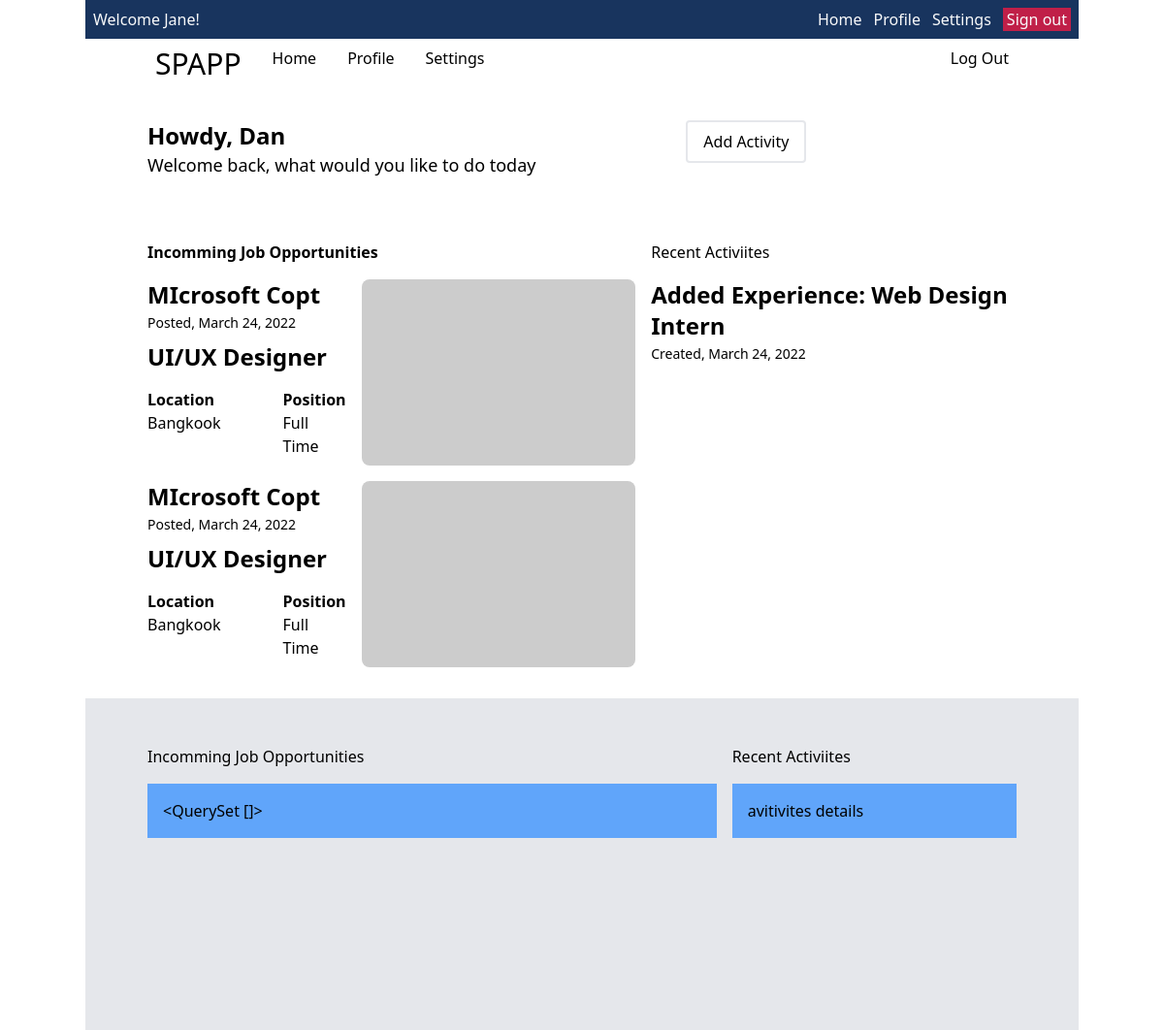
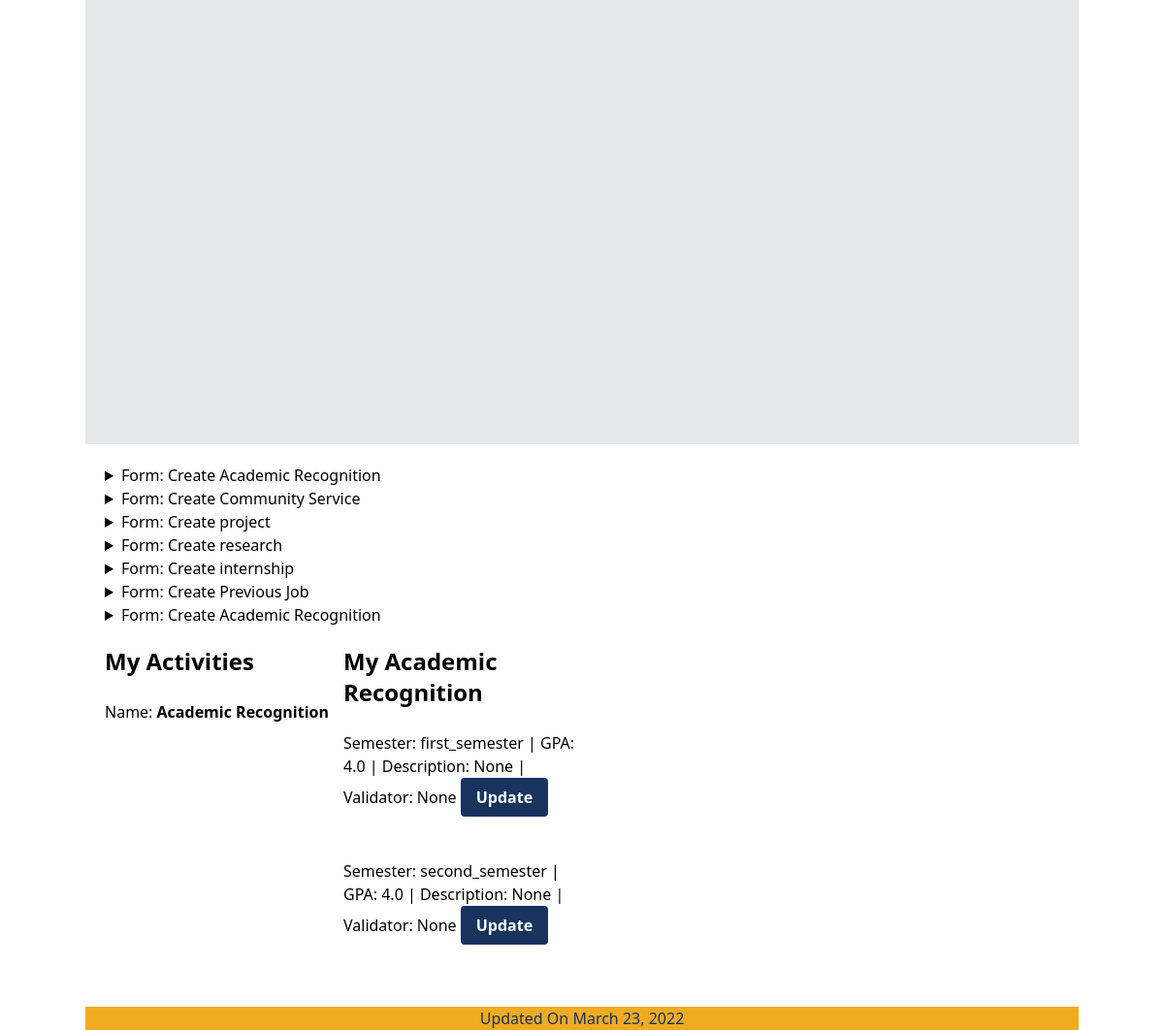
Before: / (signed in) with the older database file (2 pictures, top to bottom).
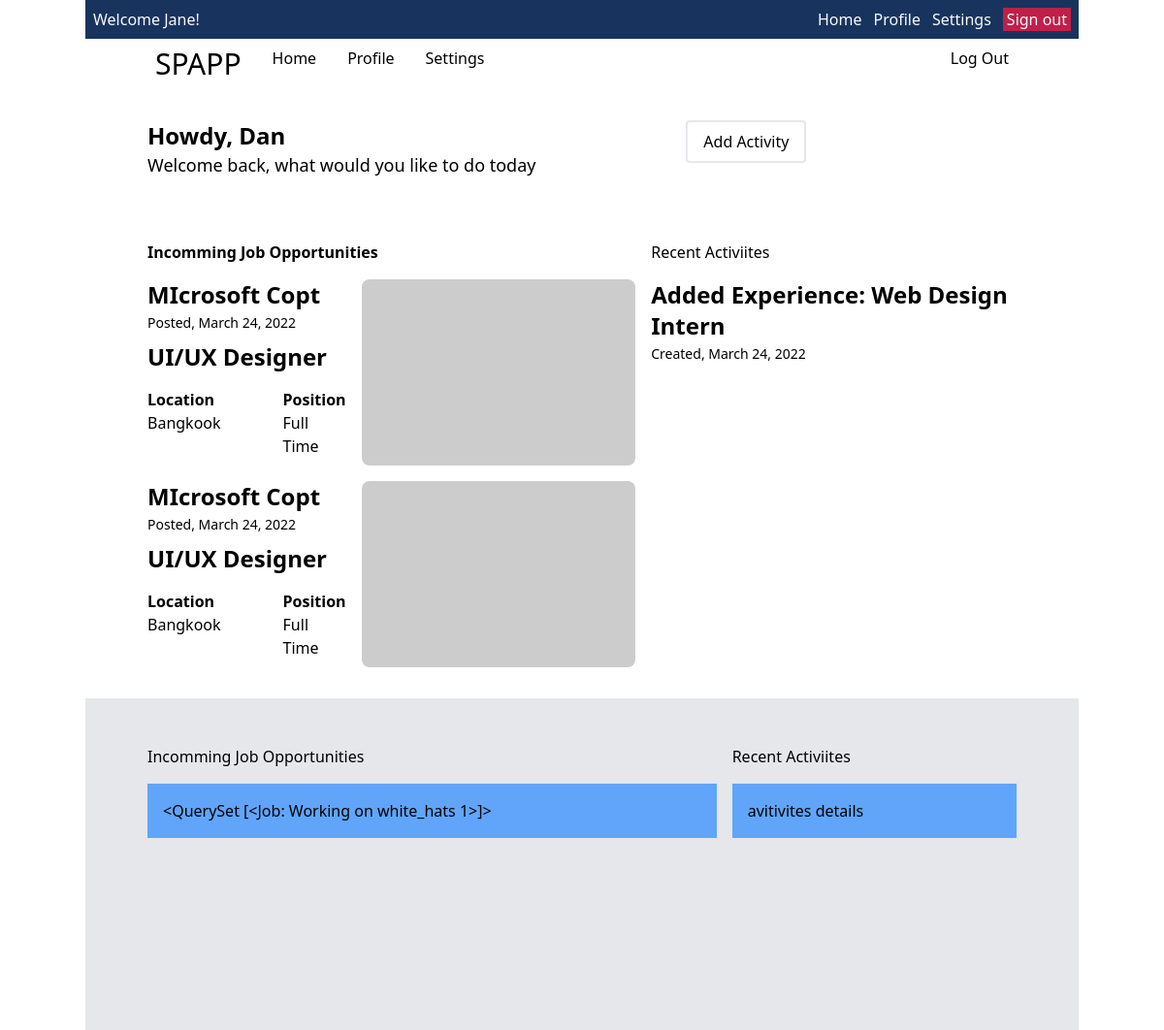
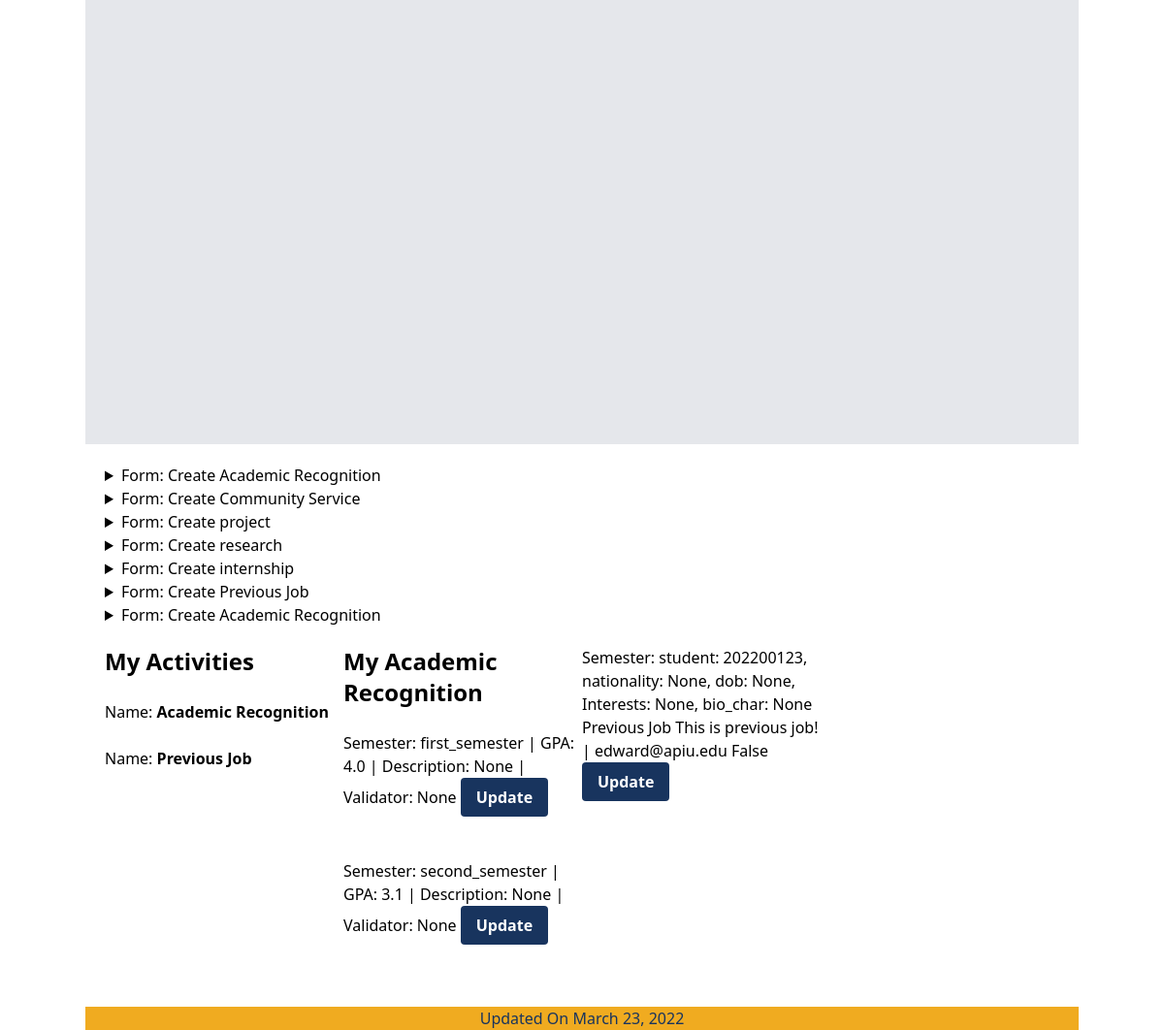
After: the same page with the newer database file (2 pictures, top to bottom).
### spapp/models.py (models this page shows, shortened)
class Activity(models.Model):
    student = models.ForeignKey(Student, on_delete=models.CASCADE)
    activity_name = models.CharField(max_length=30, null=True)
    description = models.TextField(null=True)
    from_date = models.DateField(null=True)
    to_date = models.DateField(null=True)
    validator = models.ForeignKey(
        Validator, null=True, on_delete=models.SET_NULL)
    verification_status = models.BooleanField(default=False)
    rewarded_points = models.IntegerField(default=0)
    def __str__(self):
        return f"{self.student} {self.activity_name} {self.description} | {self.validator} {self.verification_status}"

class AcademicRecognition(models.Model):
    SEMESTER = [('first_semester', 'First Semester'),
                ('second_semester', 'Second Semester')]
    activity = models.OneToOneField(
        Activity, on_delete=models.CASCADE, related_name="academic_recognition")
    semester = models.CharField(max_length=30, choices=SEMESTER)
    gpa = models.FloatField(max_length=3)
    year = models.IntegerField(default=2015)

class Job(models.Model):
    created_by = models.ForeignKey(User, on_delete=models.SET_NULL, null=True)
    title = models.CharField(max_length=50)
    description = models.TextField(null=True)
    location = models.CharField(max_length=50, null=True)
    email = models.EmailField(null=True)
    phone_number = models.CharField(max_length=20, null=True)
    website = models.CharField(max_length=50, null=True)
    def __str__(self):
        return f"{self.title}"

class PreviousJob(models.Model):
    activity = models.OneToOneField(
        Activity, on_delete=models.CASCADE, related_name="previous_job")

class Student(models.Model):
    user = models.OneToOneField(User, on_delete=models.CASCADE)
    id_number = models.CharField(max_length=10)
    date_of_birth = models.DateField(null=True)
    nationality = models.CharField(max_length=30, null=True)
    major = models.ForeignKey(Major, on_delete=models.CASCADE, null=True)
    bio_char = models.CharField(max_length=100, null=True)
    interests = models.CharField(max_length=100, null=True)
    phone_number = models.CharField(max_length=12, null=True)
    image = models.ImageField(upload_to='theme/static/user_image', null=True)
    website = models.CharField(max_length=12, null=True)
    def __str__(self):
        return f"student: {self.user}, nationality: {self.nationality}, dob: {self.date_of_birth}, Interests: {self.interests}, bio_char: {self.bio_char}"

class Validator(models.Model):
    name = models.CharField(max_length=50)
    phone_number = models.CharField(max_length=50)
    email = models.CharField(max_length=50)
    verified = models.BooleanField(default=False)
    created_by = models.ForeignKey(User, null=True, on_delete=models.SET_NULL)
    def __str__(self):
        return f"{self.email}"

### spapp/views.py (the view)
# urls.py: path('', views.DashboardPage.as_view(), name='dashboard'),
class DashboardPage(LoginRequiredMixin, generic.TemplateView):
    login_url = 'spapp:login'
    template_name = "pages/student/dashboard.html"
    def get_context_data(self, **kwargs):
        context = super().get_context_data(**kwargs)
        try:
            student = Student.objects.get(user=self.request.user)
            context = {
                'jobs': Job.objects.all(),
                'activities': Activity.objects.filter(student=student),
                'ars': AcademicRecognition.objects.filter(activity__student=student),
                'pjs': PreviousJob.objects.filter(activity__student=student),
                'activity_form': ActivityForm,
                'ar_form': ARForm,
                'cs_form': CSForm,
                'project_form': ProjectForm,
                'research_form': ResearchForm,
                'internship_form': InternshipForm,
                'pj_form': PJForm,
                'v_form': ValidatorForm
            }
        except:
            print('Not a student!')
        return context

### theme/templates/pages/student/dashboard.html (shortened to what this page needs)
{% extends "components/student/layout.html" %}
{% block content %}
<div class="px-16 md:px-32 xl:px-48 bg-blue-600 py-6 flex justify-between w-full text-green-100">
    <div class="flex gap-4">
      <h1 class="p-2">SPAPP</h1>
      <p class="bg-blue-500 rounded-lg p-2">Home</p>
      <p class=" p-2">Profile</p>
      <p class=" p-2">Settings</p>
    </div>
    <div class="p-2">
      Log Out
    </div>
  </div>
  <section class="py-8 px-16 md:px-32 xl:px-48  flex justify-between  gap-4 flex-col lg:flex-row ">
    <div>
      <p class="text-xl md:text-2xl xl:text-3xl font-bold">Howdy, Dan</p>
      <span class="text-lg">Welcome back, what would you like to do today</span>
    </div>
    <div>
      <button class="border-2 border-blue-700 hover:bg-blue-700 text-black  py-2 px-4 rounded">
    Add Activity
  </button>
   <button class="bg-blue-500 hover:bg-blue-700 text-white font-bold py-2 px-4 rounded">
  </button>
    </div>
  </section>
  <section class="py-8 px-16 md:px-32 xl:px-48 bg-gray-100 flex justify-between  gap-4 flex-col lg:flex-row ">
    <div class="md:w-2/3">
      <span class="font-bold">Incomming Job Opportunities</span>
      <div class="flex flex-col gap-4 mt-4 ">
          <div class="bg-white p-6 w-full flex justify-between flex-col-reverse gap-4 lg:flex-row lg:gap-0">
            <div>
                 <h3 class="font-semibold">MIcrosoft Copt</h3>
            <span class="text-sm">Posted, March 24, 2022</span>
            <p class="mt-2 text-2xl font-bold">UI/UX Designer</p>
            <div class="flex gap-16 mt-4">
              <div>
                <p class="font-semibold">Location</p>
                <span>Bangkook</span>
              </div>
               <div>
                <p class="font-semibold">Position</p>
                <span>Full Time</span>
              </div>
            </div>
            </div>
            <div class="lg:w-1/3 ">
              <img class="object-cover h-48 w-96 rounded-lg" src="https://picsum.photos/1575/800" alt="" >
            </div>
          </div>
            <div class="bg-white p-6 w-full flex justify-between flex-col-reverse gap-4 lg:flex-row lg:gap-0">
            <div>
                 <h3 class="font-semibold">MIcrosoft Copt</h3>
            <span class="text-sm">Posted, March 24, 2022</span>
            <p class="mt-2 text-2xl font-bold">UI/UX Designer</p>
            <div class="flex gap-16 mt-4">
              <div>
                <p class="font-semibold">Location</p>
                <span>Bangkook</span>
              </div>
               <div>
                <p class="font-semibold">Position</p>
                <span>Full Time</span>
              </div>
            </div>
            </div>
            <div class="lg:w-1/3 ">
              <img class="object-cover h-48 w-96 rounded-lg" src="https://picsum.photos/1575/800" alt="" >
            </div>
          </div>
      </div>
    </div>
    <div class="md:w-1/3">
      <span>Recent Activiites</span>
        <div class="flex flex-col gap-4 mt-4 ">
          <div class="bg-white p-6 w-full">
            <h3 class="font-semibold">Added Experience: Web Design Intern</h3>
            <span class="text-sm">Created, March 24, 2022</span>
          </div>
    </div>
  </section>
<div class="bg-gray-200 px-16 pt-12 h-screen w-full flex gap-4">
    <div class="w-2/3">
      Incomming Job Opportunities
      <div class="bg-blue-400 mt-4 p-4">
       {{ jobs }}
      </div>
    </div>
    <div class="w-1/3">
      Recent Activiites
      <div class="bg-blue-400 mt-4 p-4">
        avitivites details
      </div>
    </div>
  </div>
<div class="grid grid-cols-1 md:grid-cols-3 m-5">
    <div>
  {% include 'components/student/create_form.html' with title="Create Academic Recognition" form=ar_form  url="create-ar" %}
  {% include 'components/student/create_form.html' with title="Create Community Service" form=cs_form activity=activity_form url="create-cs" %}
  {% include 'components/student/create_form.html' with title="Create project" form=project_form  url="create-project" activity=activity_form %}
  {% include 'components/student/create_form.html' with title="Create research" form=research_form  url="create-research" activity=activity_form %}
  {% include 'components/student/create_form.html' with title="Create internship" form=activity_form  url="create-internship" %}
  {% include 'components/student/create_form.html' with title="Create Previous Job" form=activity_form url="create-pj" %}
      {% include 'components/student/create_form.html' with title="Create Academic Recognition" form=ar_form  url="create-ar" %}
    </div>
    <div>
    </div>
</div>
<div class="grid grid-cols-1 md:grid-cols-4 m-5 ">
    <div>
        <b><h3>My Activities</h3></b><br>
        {% for activity in activities %}
            {% ifchanged %}
                <div class="mt-0">
                    Name: <strong>{{activity.activity_name}}</strong><br>
                </div><br>
            {% endifchanged %}
        {% endfor %}
    </div>
    <div>
        <b><h3>My Academic Recognition</h3></b><br>
        {% for ar in ars %}
            <div class="mb-5">
                Semester: {{ar.semester}} |
                GPA: {{ar.gpa}} |
                Description: {{ar.activity.description}} |
                Validator: {{ar.activity.validator}}
                <button class="bg-primary text-white font-bold py-2 px-4 rounded">
                    <a href="{% url 'spapp:update-ar' ar.id %}">Update</a>
                </button><br><br>
            </div>
        {% endfor %}
    </div>
    <div>
        {% for pj in pjs %}
            <div class="mb-5">
                Semester: {{pj.activity}}
                <button class="bg-primary text-white font-bold py-2 px-4 rounded">
                    <a href="">Update</a>
                </button><br><br>
            </div>
        {% endfor %}
    </div>
</div>
{% endblock %}

### theme/templates/components/student/layout.html (shortened to what this page needs)
{% extends 'base.html' %}
{% block body %}
	<main class="flex justify-center min-h-screen w-full">
		<section class="container mx-auto ">
			{% block header %}
				{% include "components/student/header.html" %}
			{% endblock %}
			{% block content%}
			{% endblock %}
			{% block footer %}
				{% include "components/student/footer.html" %}
			{% endblock %}
		</section>
	</main>
{% endblock %}

### theme/templates/base.html (shortened to what this page needs)
{% load tailwind_tags %}
{% load static %}
<!DOCTYPE html>
<html lang="en">
	<head>
		{% tailwind_css %}
		<link rel="stylesheet" href="https://use.fontawesome.com/releases/v5.11.2/css/all.css" />
	</head>
	<body>
	{% block body %}{% endblock %}
	</body>
</html>

### theme/templates/components/student/header.html
<div class="text-gray-50 bg-primary">
    <div class="flex flex-row justify-between px-2 py-2 gap-2">
        <div>
            <a href="{% url 'spapp:dashboard' %}"> Welcome {{ user.first_name }}! </a>
        </div>
        <div class="flex flex-row justify-between gap-3">
            <a href="{% url 'spapp:dashboard' %}"> Home </a>
            <a href="{% url 'spapp:profile' %}"> Profile </a>
            <a href="{% url 'spapp:settings' %}"> Settings </a>
            <a href="{% url 'spapp:logout' %}" class="px-1 bg-red "> Sign out </a>
        </div>
    </div>
</div>

### theme/templates/components/student/create_form.html (shortened to what this page needs)
<details>
  <summary>
    Form: {{ title }}
  </summary>
</details>

### theme/templates/components/student/footer.html
<div class=" bottom-0 text-gray-50 bg-secondary">
  <p class="text-center text-primary"> Updated On March 23, 2022 </p>
</div>

Changed rows visible on the page:
added Job: title "<QuerySet [<Job: Working on white_hats 1>]>"
added Activity: activity_name "Previous Job"
changed AcademicRecognition "second_semester": gpa "4.0" → "3.1"
added PreviousJob: activity "student: 202200123, nationality: None, dob: None, Interests: None, bio_char: None Previous Job This is previous job! | edward@apiu.edu False"
Other visible differences:
{{ jobs }}: "<QuerySet []>" → (not shown)
